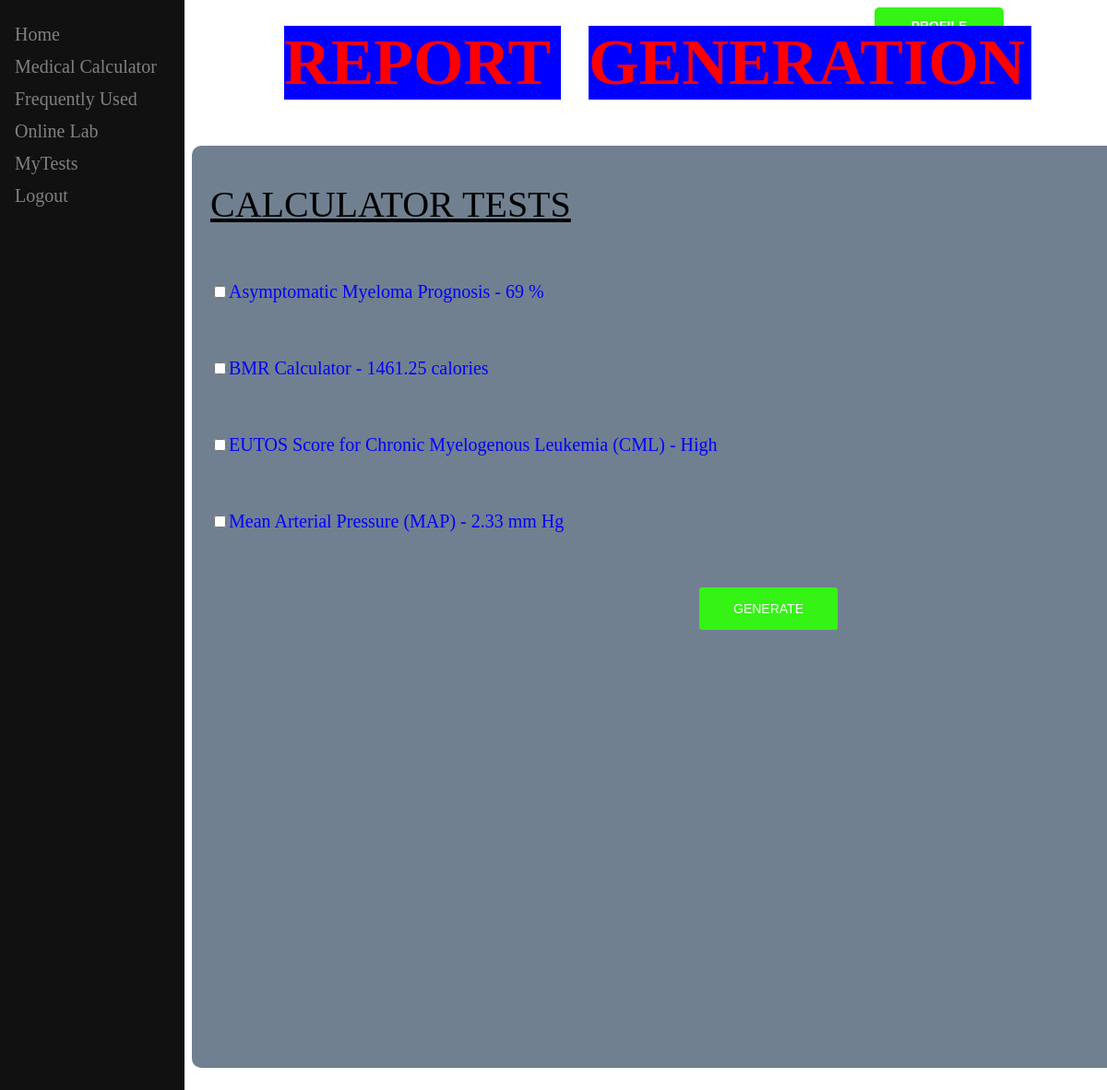
The app's page /report.php (signed in) with its own data.
### tables this page shows
CREATE TABLE `tests` (
  `testname` varchar(100) NOT NULL,
  `username` varchar(30) NOT NULL,
  `value` varchar(30) NOT NULL,
  `unit` varchar(25) NOT NULL,
  `type` varchar(2) NOT NULL,
  `report` varchar(2) NOT NULL,
  `filename` varchar(10) NOT NULL
);

### report.php (the view, shortened to what this page needs)
<?php
 $session = $_SESSION['username'];
?>
<html>
<head>
     <link rel="stylesheet" type="text/css" href="css/report.css">
</head>
<body>
<form method="post" action="profile.php">
<button class ="btn">PROFILE</button>
</form>
<form method="post" action="">
<h3 class="head">REPORT</h3><h3 class="head1">GENERATION</h3>
<div class="container">
<?php
  $db = 'medi';
  $user = 'arjun';
  $pass = '123';
  $conn = mysqli_connect('localhost',$user,$pass,$db);
  $sql="SELECT * FROM tests WHERE username='$session' AND type='C'";
  $res=mysqli_query($conn,$sql);
  $n=mysqli_num_rows($res);
  if($n!=0)
  {
    echo"<u><p style='font-size:40px; margin-left: 20px;'>CALCULATOR TESTS</p></u>";
    while($row=mysqli_fetch_assoc($res))
    {
        $t = $row['testname'];
        $r = $row['value'];
        $u = $row['unit'];
        echo"<div class='wrapper'> <input type='checkbox' name='check[]' value='$t' class='seventh before after'>$t - $r $u </div>";
    }
  }
   echo"<input type='submit' name='b1' class='btn2' value='GENERATE'";
?>
</div>
<div class="sidenav">
  <a href="home.php">Home</a>
  <a href="usercalc.php">Medical Calculator</a>
  <a href="fused.php">Frequently Used</a>
  <a href="olab.php">Online Lab</a>
  <a href="inventory.php">MyTests</a>
  <a href="logout.php">Logout</a>
</div>
</form>
</body>
</html>

### css/report.css (style rules this page uses)
body { background: #eee; width: 100%; height: 100%; background: url('images/MQ.jpg') no-repeat 50% 10%; position: absolute; }
.container { overflow: auto; position: absolute; width: 1300px; height: 1000px; position: absolute; margin-left: 200px; margin-top: 150px; border-radius: 10px; background: #708090; }
.btn { width: 140px; height: 40px; background: #34f315; font-size: 14px; margin-right: 10%; font-weight: bold; border-radius: 5px; border: none; color: #fff; position: absolute; right: 0px; }
.btn2 { position: absolute; background: #34f315; width: 150px; margin-left: 550px; border: 0; padding: 15px; border-top-left-radius: 3px; border-top-right-radius: 3px; border-bottom-left-radius: 3px; border-bottom-right-radius: 3px; color: #FFFFFF; font-size: 14px; }
.head { position: absolute; width: 300px; font-size: 70px; margin-left: 300px; margin-top: 20px; background-color: blue; color: red; }
.head1 { position: absolute; width: 480px; font-size: 70px; margin-left: 630px; margin-top: 20px; background-color: blue; color: red; }
.wrapper { margin:3em 0; margin-left: 20px; -webkit-backface-visibility:hidden; backface-visibility:hidden; position:relative; transition:0.5s color ease; text-decoration:none; color: blue; font-size:20px; }
.sidenav { height: 100%; width: 200px; position: fixed; z-index: 1; top: 0; left: 0; background-color: #111; overflow-x: hidden; padding-top: 20px; }
.sidenav a, .dropdown-btn { padding: 6px 8px 6px 16px; text-decoration: none; font-size: 20px; color: #818181; display: block; border: none; background: none; width:100%; text-align: left; cursor: pointer; outline: none; }

### records on screen
tests: testname "Asymptomatic Myeloma Prognosis", value "69", unit "%"
tests: testname "BMR Calculator", value "1461.25", unit "calories"
tests: testname "EUTOS Score for Chronic Myelogenous Leukemia (CML)", value "High"
tests: testname "Mean Arterial Pressure (MAP)", value "2.33", unit "mm Hg"
